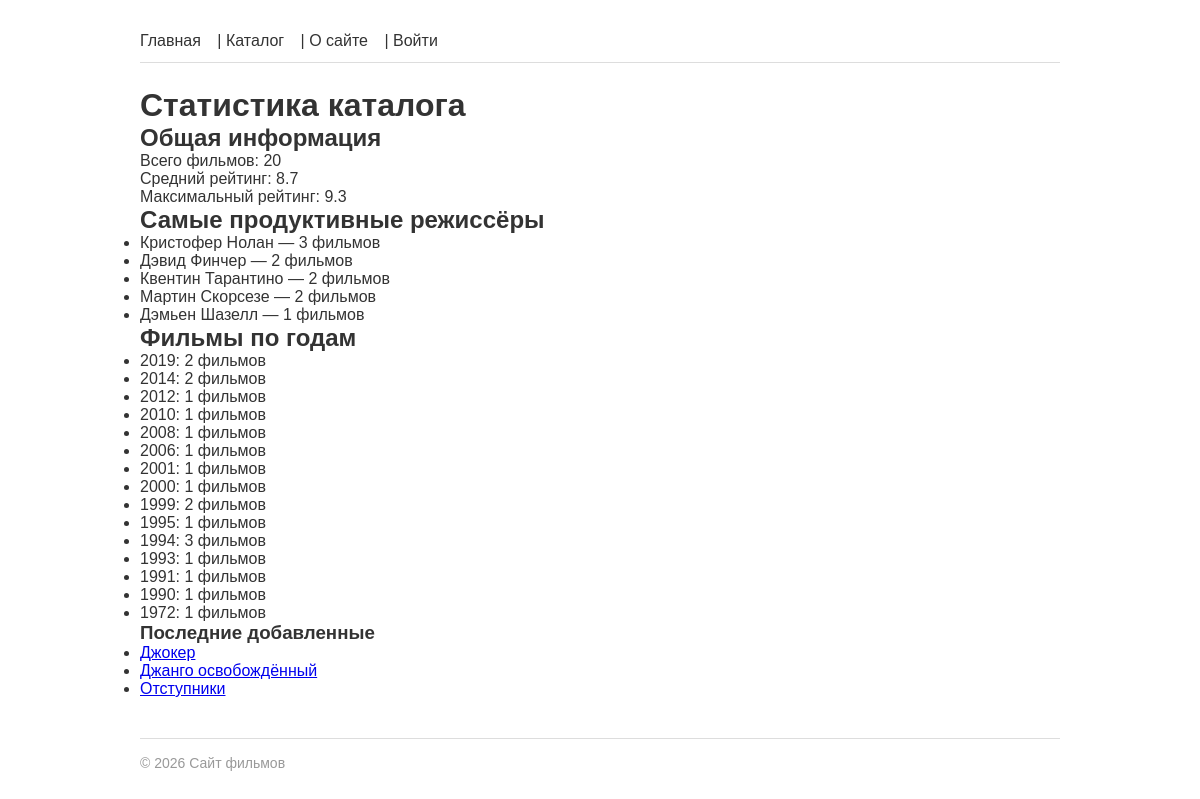
Screenshot of /stats/ with the database file from the repository.
### films/models.py (models this page shows, shortened)
class Director(models.Model):
    name = models.CharField(max_length=200, verbose_name='Имя')
    bio = models.TextField(blank=True, verbose_name='Биография')
    photo = models.ImageField(upload_to='directors/', blank=True, verbose_name='Фото')
    slug = models.SlugField(max_length=200, unique=True, blank=True)
    class Meta:
        ordering = ['name']
        verbose_name = 'Режиссёр'
        verbose_name_plural = 'Режиссёры'

class Film(models.Model):
    title = models.CharField(max_length=200, verbose_name='Название')
    year = models.PositiveIntegerField(validators=[validate_film_year], verbose_name='Год выпуска')
    description = models.TextField(blank=True, verbose_name='Описание')
    rating = models.DecimalField(max_digits=3, decimal_places=1, default=0.0, verbose_name='Рейтинг')
    slug = models.SlugField(max_length=200, unique=True, blank=True)
    poster = models.ImageField(
        upload_to='posters/',
        blank=True,
        validators=[
                validate_file_size,
                FileExtensionValidator(allowed_extensions=['jpg', 'jpeg', 'png', 'webp'])
            ],
        verbose_name='Постер'
    )
    created_at = models.DateTimeField(auto_now_add=True, verbose_name='Дата добавления')
    director = models.ForeignKey(
        'Director', on_delete=models.SET_NULL, null=True, blank=True,
        related_name='films', verbose_name='Режиссёр'
    )
    genres = models.ManyToManyField('Genre', blank=True, related_name='films', verbose_name='Жанры')
    actors = models.ManyToManyField('Actor', blank=True, related_name='films', verbose_name='Актёры')
    objects = FilmManager()
    class Meta:
        ordering = ['-year']
        verbose_name = 'Фильм'
        verbose_name_plural = 'Фильмы'
    def get_absolute_url(self):
        return reverse('films:film_detail', kwargs={'slug': self.slug})

### films/views.py (the view)
# urls.py: path('stats/', views.CatalogStatsView.as_view(), name='catalog_stats'),
class CatalogStatsView(TemplateView):
    template_name = 'films/catalog_stats.html'
    def get_context_data(self, **kwargs):
        context = super().get_context_data(**kwargs)
        context['overall_stats'] = Film.objects.aggregate(
            total=Count('id'),
            avg_rating=Avg('rating'),
            max_rating=Max('rating'),
            min_rating=Min('rating'),
        )
        context['top_directors'] = Director.objects.annotate(
            film_count=Count('films')
        ).filter(film_count__gt=0).order_by('-film_count')[:5]
        context['films_by_year'] = Film.objects.values('year').annotate(
            count=Count('id')
        ).order_by('-year')
        return context

### films/models.py (called while the page is built)
    def recent(self, count=5):
        return self.order_by('-created_at')[:count]

### films/templatetags/film_tags.py (called while the page is built)
@register.simple_tag
def current_year():
    return datetime.date.today().year

@register.inclusion_tag('films/includes/latest_films.html')
def latest_films(count=3):
    films = Film.objects.recent(count)
    return {'films': films}

### films/templates/films/catalog_stats.html (shortened to what this page needs)
{% extends 'base.html' %}
{% block content %}
    <h1>Статистика каталога</h1>
    <h2>Общая информация</h2>
    <p>Всего фильмов: {{ overall_stats.total }}</p>
    <p>Средний рейтинг: {{ overall_stats.avg_rating|floatformat:1 }}</p>
    <p>Максимальный рейтинг: {{ overall_stats.max_rating|floatformat:1 }}</p>
    <h2>Самые продуктивные режиссёры</h2>
    <ul>
        {% for director in top_directors %}
            <li>{{ director.name }} — {{ director.film_count }} фильмов</li>
        {% endfor %}
    </ul>
    <h2>Фильмы по годам</h2>
    <ul>
        {% for item in films_by_year %}
            <li>{{ item.year }}: {{ item.count }} фильмов</li>
        {% endfor %}
    </ul>
{% endblock %}

### films/templates/films/includes/latest_films.html
{% load film_tags %}
<div class="latest-films">
    <h3>Последние добавленные</h3>
    <ul>
    {% for film in films %}
        <li><a href="{{ film.get_absolute_url }}">{{ film.title }}</a></li>
    {% empty %}
        <li>Фильмов пока нет.</li>
    {% endfor %}
    </ul>
</div>

### static/css/base.css (style rules this page uses)
* { box-sizing: border-box; margin: 0; padding: 0; }
body { font-family: Arial, sans-serif; max-width: 960px; margin: 0 auto; padding: 20px; color: #333; }

### rows the page displays
Director: name "Кристофер Нолан", film_count "3"
Director: name "Дэвид Финчер", film_count "2"
Director: name "Квентин Тарантино", film_count "2"
Director: name "Мартин Скорсезе", film_count "2"
Director: name "Дэмьен Шазелл", film_count "1"
Film: title "Джокер"
Film: title "Джанго освобождённый"
Film: title "Отступники"

### other values shown
{{ overall_stats.total }} "20"
{{ overall_stats.avg_rating|floatformat:1 }} "8.7"
{{ overall_stats.max_rating|floatformat:1 }} "9.3"
{{ item.year }} "2019" "2014" "2012" "2010" "2008" "2006" "2001" "2000" "1999" "1995" "1994" "1993" "1991" "1990" "1972"
{{ item.count }} "2" "2" "1" "1" "1" "1" "1" "1" "2" "1" "3" "1" "1" "1" "1"
